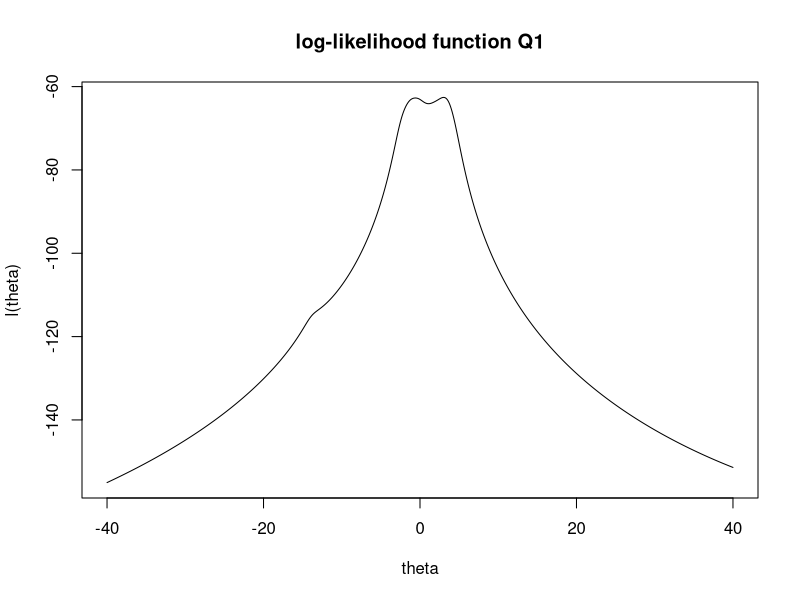
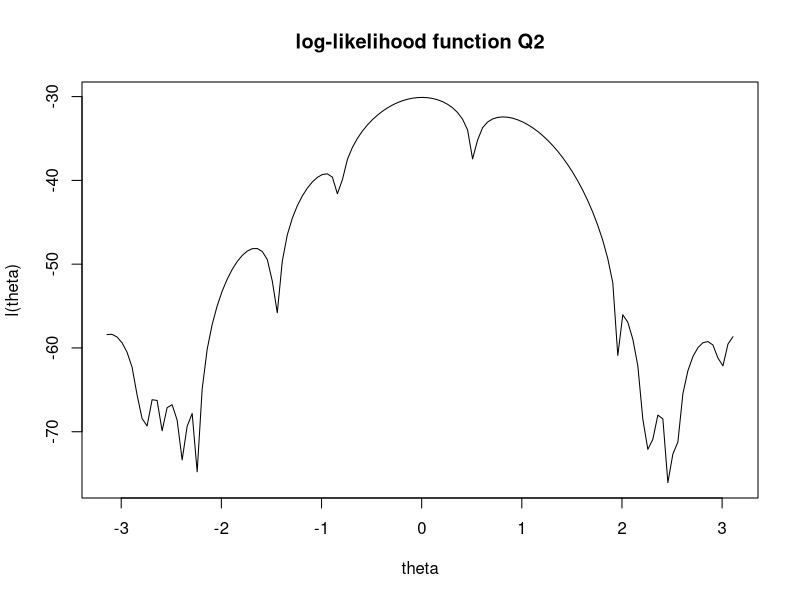

The R source for these figures, in order:
## ---- chunk 1
##gragh log-likelihood function
x <- c(1.77, -0.23, 2.76, 3.80, 3.47, 
       56.75, -1.34, 4.24, -2.44,
       3.29, 3.71, -2.40, 4.53, -0.07, 
       -1.05, -13.87, -2.53, -1.75)

#generate an array for theta
theta <- array(seq(-40, 40, 0.1))

#define log-likelihood function
log_likelihood <- function(t){
  l_theta <- -length(x)*log(pi)-sum(log(1+(t-x)^2))
  return(l_theta)
}

l <- array()
for (q in 1:length(theta)){
  l[q] <- log_likelihood(theta[q])
}
plot(theta, l, type="l", main="log-likelihood function Q1",
     xlab="theta", ylab="l(theta)")
## ---- chunk 2
nlminb_1b <- function(x0){
  X <- array()
  X[1] <- x0
  i <- 1
  difference <- 1
  while(abs(difference)>= 0.0001){
    X[i+1] <- X[i]-gr_l(X[i])/hess_l(X[i])
    difference <- X[i+1]-X[i]
    i <- i+1
  }
  return(X[i])
}
## ---- chunk 3
gr_l <- function(t){
  grad_l <- -2*sum((t-x)/(1+(t-x)^2))
  return(grad_l)
}
hess_l <- function(t){
  he_l <- -2*sum((1-(t-x)^2)/(1+(t-x)^2))^2
  return(he_l)
}
## ---- chunk 4
sp <- c(-11,-1, 0, 1.5, 4, 4.7, 7, 8, 38)

MLE_1b <- array()
for (k in 1:length(sp)){
  MLE_1b[k] <- nlminb_1b(x0=sp[k])
}
## ---- chunk 5
MLE_1b
## ---- chunk 6
nlminb_1b(x0=mean(x))
## ---- chunk 7
#nlminb for fixed point iteration
nlminb_1c <- function(x0,alpha){
  X <- array()
  X[1] <- x0
  i=1
  difference <- 1
  while(abs(difference)>= 0.0001 & i<100){
    X[i+1] <- X[i]+gr_l(X[i])*alpha
    difference <- X[i+1]-X[i]
    i <- i+1
  }
  return(X[i])
}
## ---- chunk 8
#alpha vector
al <- c(1, 0.64, 0.25)
#find MLE
MLE_1c <- array(dim=c(length(sp),length(al)))
for (p in 1:length(sp)){
  for (q in 1:length(al)){
    MLE_1c[p,q] <- nlminb_1c(sp[p],al[q])
  }
}
MLE_1c
## ---- chunk 9
#Fisher information for x
I_theta <- length(x)/2
## ---- chunk 10
#nlminb for Fisher scoring
nlminb_1d <- function(x0){
  X <- array()
  X[1] <- x0
  i=1
  difference <- 1
  while(abs(difference)>= 0.0001){
    X[i+1] <- X[i]+gr_l(X[i])/I_theta
    difference <- X[i+1]-X[i]
    i <- i+1
  }
  return(X[i])
}
## ---- chunk 11
#find MLE using Fisher scoring
MLE_1d <- array()
for (k1 in 1:length(sp)){
  MLE_1d[k1] <- nlminb_1d(x0=sp[k1])
}
MLE_1d
## ---- chunk 12
#refine the estimate with Newton-Raphson method
MLE_1d2 <- array()
for (k2 in 1:length(MLE_1d)){
  MLE_1d2[k2] <- nlminb_1b(x0=MLE_1d[k2])
}
MLE_1d2
## ---- chunk 13
##gragh log-likelihood function
x2 <- c(3.91, 4.85, 2.28, 4.06, 3.70,
       4.04,5.46, 3.53, 2.28, 1.96,
       2.53, 3.88, 2.22, 3.47, 4.82,
       2.46, 2.99, 2.54, 0.52)

#generate an array for theta
theta2 <- array(seq(-pi, pi, 0.05))

#define log-likelihood function
log_likelihood2 <- function(t){
  l_theta <- -length(x2)*log(2*pi)+sum(log(1-cos(x2-t)))
  return(l_theta)
}

l2 <- array()
for (q in 1:length(theta2)){
  l2[q] <- log_likelihood2(theta2[q])
}
plot(theta2, l2, type="l", main="log-likelihood function Q2",
     xlab="theta", ylab="l(theta)")

## ---- chunk 14
theta_mo1 <- asin(mean(x2)-pi)
theta_mo2 <- pi-asin(mean(x2)-pi)
## ---- chunk 15
theta_mo1
theta_mo2
## ---- chunk 16
#nlminb for Newton-Raphson method
nlminb_2c <- function(x0){
  X <- array()
  X[1] <- x0
  i <- 1
  difference <- 1
  while(abs(difference)>= 0.0001){
    X[i+1] <- X[i]-gr_l2(X[i])/hess_l2(X[i])
    difference <- X[i+1]-X[i]
    i <- i+1
  }
  return(X[i])
}
## ---- chunk 17
#gradient and Hessian for the log-likelihood function
gr_l2 <- function(t){
  grad_l <- sum(sin(x2-t)/(1-cos(x2-t)))
  return(grad_l)
}
hess_l2 <- function(t){
  he_l <- sum(1/(1-cos(x2-t)))
  return(he_l)
}

## ---- chunk 18
MLE_2c1 <- array()
MLE_2c1 <- nlminb_2c(theta_mo1)
MLE_2c1
MLE_2c2 <- array()
MLE_2c2 <- nlminb_2c(theta_mo2)
MLE_2c2
## ---- chunk 19
#find MLE theta0 = +/-2.7 
MLE_2d1 <- array()
MLE_2d1 <- nlminb_2c(2.7)
MLE_2d1
MLE_2d2 <- array()
MLE_2d2 <- nlminb_2c(-2.7)
MLE_2d2
## ---- chunk 20
beetles <- data.frame(
  days = c(0, 8, 28, 41, 63, 69, 97, 117, 135, 154),
  beetles = c(2, 47, 192, 256, 768, 896, 1120, 896, 1184, 1024))
t <- beetles$days
y <- beetles$beetles
N0 <- y[1]
## ---- chunk 21
f_t <- function(K,r){
  f <- K*N0/(N0+(K-N0)*exp(-r*t))
  return(f)
}
f_deri_K <- function(K,r){
  f <- N0^2*(1-exp(-r*t))/(N0+(K-N0)*exp(-r*t))^2
  return(f)
}
f_deri_r <- function(K,r){
  f <- t*K*N0*(K-N0)*exp(-r*t)/(N0+(K-N0)*exp(-r*t))^2
  return(f)
}
A <- function(K,r){
  At <- array(dim=c(length(t),2))
  At[,1] <- t(f_deri_K(K,r))
  At[,2] <- t(f_deri_r(K,r))
  return(At)
}
z <- function(K,r){
  Z <- array(dim=c(length(t),1))
  Z <- y-f_t(K,r)
  return(Z)
}
## ---- chunk 22
#nls for Gauss-Newton approach
nls_3a <- function(K0,r0){
  Kr <- array(dim=c(2,1000))
  Kr[,1] <- c(K0,r0)
  i <- 1
  difference <- 1
  while(difference >= 0.0001){
    Kr[,i+1] <- Kr[,i]+(solve((t(A(Kr[1,i],Kr[2,i])))%*%A(Kr[1,i],Kr[2,i])))%*%t(A(Kr[1,i],Kr[2,i]))%*%z(Kr[1,i],Kr[2,i])
    difference <- sum(abs(Kr[,i+1]-Kr[,i]))
    i <- i+1
  }
  return(Kr[,i])
}
## ---- chunk 23
nls_3a(1000,0.5)
